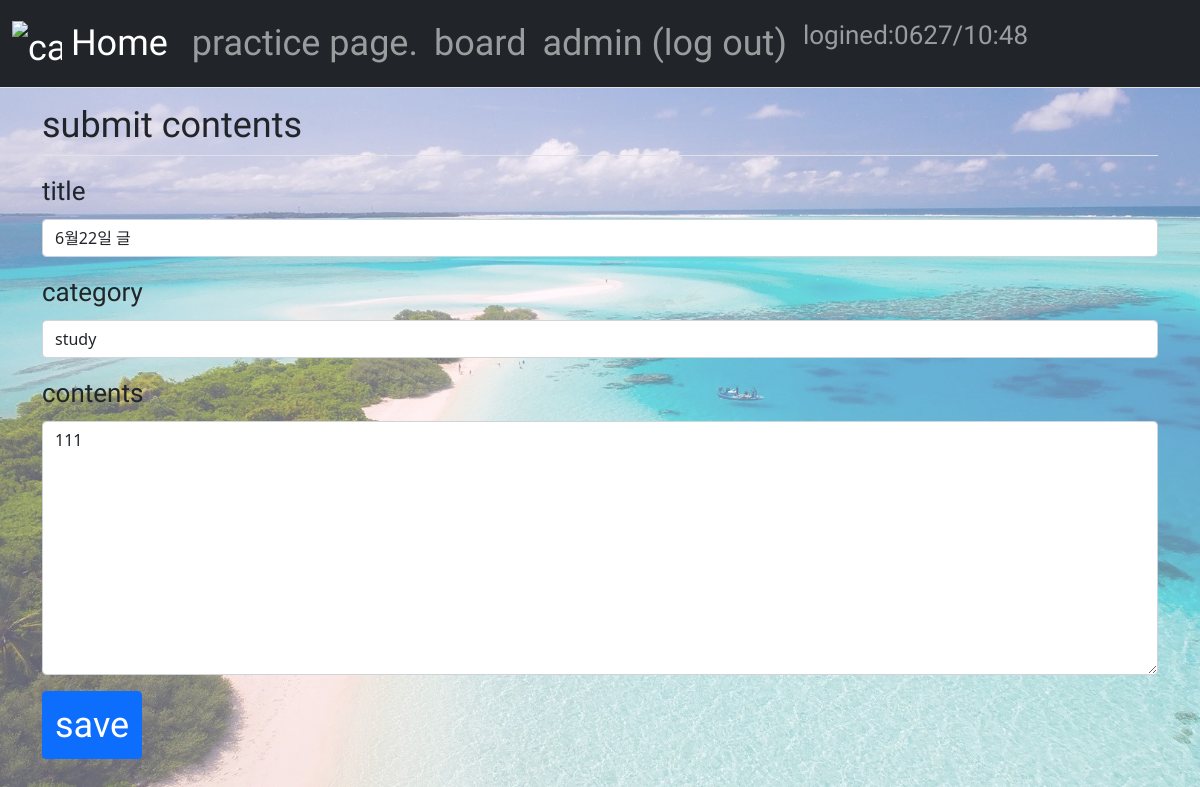
The app's page /first_site/question/modify/108/ (signed in) with its own data.
### first_site/models.py (models this page shows, shortened)
class Question(models.Model):
    category = models.CharField(max_length=100, default="etc", null=True, blank=True)
    author = models.ForeignKey(User, on_delete=models.CASCADE)
    subject = models.CharField(max_length=200)
    content = models.TextField()
    create_date = models.DateTimeField()
    modify_date = models.DateTimeField(null=True, blank=True)

### first_site/views.py (the view)
# urls.py: path('question/modify/<int:question_id>/', views.question_modify, name='question_modify'),
@login_required(login_url='common:login')
def question_modify(request, question_id):
    question = get_object_or_404(Question, pk=question_id)
    if request.user != question.author:
        messages.error(request, '수정권한이 없습니다')
        return redirect('first_site:detail', question_id=question.id)
    if request.method == "POST":
        form = QuestionForm(request.POST, instance=question)
        if form.is_valid():
            question = form.save(commit=False)
            question.modify_date = timezone.now()  # 수정일시 저장
            question.save()
            return redirect('first_site:detail', question_id=question.id)
    else:
        form = QuestionForm(instance=question)
    context = {'form': form}
    return render(request, 'first_site/question_form.html', context)

### first_site/forms.py
class QuestionForm(forms.ModelForm):
    class Meta:
        model = Question
        fields = ['subject', 'content', 'category']
        labels = {
            'subject': '제-목',
            'content': '내-용',
            'category': '구-분',
        }

### templates/first_site/question_form.html (shortened to what this page needs)
{% extends 'base.html' %}
{% block content %}
<div class="container">
    <h5 class="my-3 border-bottom pb-2 lyc-font">submit contents</h5>
    <form method="post">
        <div class="mb-3">
            <label for="subject" class="form-label lyc-font-s">title</label>
            <input type="text" class="form-control" name="subject" id="subject" value="{{ form.subject.value|default_if_none:'' }}">
        </div>
        <div class="mb-3">
            <label for="category" class="form-label lyc-font-s">category</label>
            <input type="text" class="form-control" name="category" id="category" value="{{ form.category.value|default_if_none:'' }}">
        </div>
        <div class="mb-3">
            <label for="content" class="form-label lyc-font-s">contents</label>
            <textarea class="form-control" name="content" id="content" rows="10">{{ form.content.value|default_if_none:'' }}</textarea>
        </div>
        <button type="submit" class="btn btn-primary lyc-font">save</button>
    </form>
</div>
{% endblock %}

### templates/navbar.html (shortened to what this page needs)
{% load first_site_filter %}
<head>
</head>
<nav class="navbar navbar-expand-lg navbar-dark bg-dark border-bottom">
    <div class="container-fluid">
        <a class="navbar-brand lyc-font" href="{% url 'first_site:homescreen' %}">
            <img src="/static/home-icon.png" alt="cant loading the image" width="50" height="50" class="d-inline-block align-text-middle">
            Home
        </a>
        <div class="collapse navbar-collapse" id="navbarSupportedContent">
            <ul class="navbar-nav me-auto mb-2 mb-lg-0">
                <li class="nav-item lyc-font">
                    <a class="nav-link" href="{% url 'first_site:intro' %}">practice page.</a>
                </li>
                <li class="nav-item lyc-font">
                    <a class="nav-link" href="{% url 'first_site:board_list' %}">board</a>
                </li>
                <li class="nav-item lyc-font">
                    {% if user.is_authenticated %}
                    <a class="nav-link" href="{% url 'common:logout' %}">{{ user.username }} (log out)</a>
                    {% else %}
                    <a class="nav-link" href="{% url 'common:login' %}">log in</a>
                    {% endif %}
                </li>
                <li class="nav-item">
                    <p class="nav-link lyc-font-s">logined:{{user.last_login|date:"md/G:i "}} </p>
                </li>
            </ul>
        </div>
    </div>
</nav>

### templates/base.html (style rules this page uses)
body::before { content:""; background-image: url("/static/beach.jpg"); background-size: cover; opacity: 0.6; position: absolute; top: 0px; left: 0px; right: 0px; bottom: 0px; z-index: -1; }
.lyc-font { font-family: 'Dongle', sans-serif; font-weight: 400; font-size: 36px; }
.lyc-font-s { font-family: 'Dongle', sans-serif; font-weight: 400; font-size: 26px; }

### templates/navbar.html (style rules this page uses)
ul { padding: 0; }
li { display: inline }

### records on screen
Question: subject "6월22일 글", category "study", content "111"

### other values on screen
{{ user.username }} "admin"
{{ user.last_login|date:"md/G:i " }} "0627/10:48"
